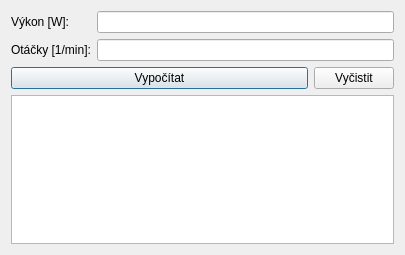
<?xml version="1.0" encoding="UTF-8"?>
<ui version="4.0">
 <class>MainWindow</class>
 <widget class="QMainWindow" name="MainWindow">
  <property name="geometry">
   <rect>
    <x>0</x>
    <y>0</y>
    <width>405</width>
    <height>255</height>
   </rect>
  </property>
  <property name="windowTitle">
   <string>SolidSpojka</string>
  </property>
  <widget class="QWidget" name="centralWidget">
   <layout class="QVBoxLayout" name="verticalLayout">
    <item>
     <layout class="QFormLayout" name="formLayout">
      <item row="0" column="0">
       <widget class="QLabel" name="label">
        <property name="text">
         <string>Výkon [W]:</string>
        </property>
       </widget>
      </item>
      <item row="0" column="1">
       <widget class="QLineEdit" name="powerLine"/>
      </item>
      <item row="1" column="0">
       <widget class="QLabel" name="label_2">
        <property name="text">
         <string>Otáčky [1/min]:</string>
        </property>
       </widget>
      </item>
      <item row="1" column="1">
       <widget class="QLineEdit" name="roundsLine"/>
      </item>
      <item row="2" column="0" colspan="2">
       <layout class="QHBoxLayout" name="horizontalLayout" stretch="4,0">
        <item>
         <widget class="QPushButton" name="calcBtn">
          <property name="text">
           <string>Vypočítat</string>
          </property>
          <property name="autoDefault">
           <bool>true</bool>
          </property>
          <property name="default">
           <bool>true</bool>
          </property>
         </widget>
        </item>
        <item>
         <widget class="QPushButton" name="cleanBtn">
          <property name="text">
           <string>Vyčistit</string>
          </property>
         </widget>
        </item>
       </layout>
      </item>
     </layout>
    </item>
    <item>
     <widget class="QPlainTextEdit" name="outText"/>
    </item>
   </layout>
  </widget>
 </widget>
 <layoutdefault spacing="6" margin="11"/>
 <resources/>
 <connections/>
</ui>
